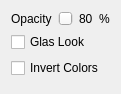
            <widget class="QWidget" name="page_2">
             <property name="geometry">
              <rect>
               <x>0</x>
               <y>0</y>
               <width>117</width>
               <height>94</height>
              </rect>
             </property>
             <attribute name="label">
              <string>Modal Dialogs</string>
             </attribute>
             <layout class="QGridLayout" name="gridLayout_17">
              <item row="0" column="0" colspan="2">
               <layout class="QHBoxLayout" name="_2">
                <item>
                 <widget class="QLabel" name="label_34">
                  <property name="text">
                   <string>Opacity</string>
                  </property>
                 </widget>
                </item>
                <item>
                 <widget class="QSlider" name="modalOpacity">
                  <property name="minimum">
                   <number>40</number>
                  </property>
                  <property name="maximum">
                   <number>100</number>
                  </property>
                  <property name="singleStep">
                   <number>10</number>
                  </property>
                  <property name="value">
                   <number>80</number>
                  </property>
                  <property name="orientation">
                   <enum>Qt::Horizontal</enum>
                  </property>
                 </widget>
                </item>
                <item>
                 <widget class="QLabel" name="label_32">
                  <property name="sizePolicy">
                   <sizepolicy hsizetype="Maximum" vsizetype="Preferred">
                    <horstretch>0</horstretch>
                    <verstretch>0</verstretch>
                   </sizepolicy>
                  </property>
                  <property name="text">
                   <string>80</string>
                  </property>
                 </widget>
                </item>
                <item>
                 <widget class="QLabel" name="label_33">
                  <property name="sizePolicy">
                   <sizepolicy hsizetype="Maximum" vsizetype="Preferred">
                    <horstretch>0</horstretch>
                    <verstretch>0</verstretch>
                   </sizepolicy>
                  </property>
                  <property name="text">
                   <string>%</string>
                  </property>
                 </widget>
                </item>
               </layout>
              </item>
              <item row="3" column="0" colspan="2">
               <spacer name="verticalSpacer_13">
                <property name="orientation">
                 <enum>Qt::Vertical</enum>
                </property>
                <property name="sizeHint" stdset="0">
                 <size>
                  <width>20</width>
                  <height>40</height>
                 </size>
                </property>
               </spacer>
              </item>
              <item row="2" column="0" colspan="2">
               <widget class="QCheckBox" name="modalInvert">
                <property name="text">
                 <string>Invert Colors</string>
                </property>
               </widget>
              </item>
              <item row="1" column="0" colspan="2">
               <widget class="QCheckBox" name="modalGlas">
                <property name="text">
                 <string>Glas Look</string>
                </property>
               </widget>
              </item>
             </layout>
            </widget>
